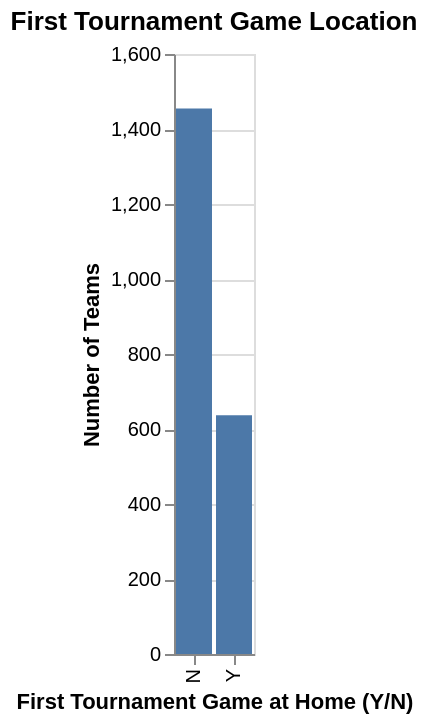

The code cell stored with this chart in its notebook:
### Code cell
# Calculate the relative proportion of each category
home_plot = alt.Chart(tidy_march_madness).mark_bar().encode(
    x=alt.X("first_game_at_home:N").title("First Tournament Game at Home (Y/N)"),
    y=alt.Y("count():Q").title("Number of Teams")
).properties(
    title="First Tournament Game Location")

# Display the bar chart
home_plot

### Figure 1 — Vega-Lite specification as saved in the notebook (floating-point values rounded to 4 significant figures; data arrays with more than 128 entries replaced by an {"elided": "..."} marker saying what was removed)
{"config": {"view": {"continuousWidth": 300, "continuousHeight": 300}}, "data": {"name": "data-f33d43a0f280fad63b0c9d8d4802ae8c"}, "mark": {"type": "bar"}, "encoding": {"x": {"field": "first_game_at_home", "title": "First Tournament Game at Home (Y/N)", "type": "nominal"}, "y": {"aggregate": "count", "title": "Number of Teams", "type": "quantitative"}}, "title": "First Tournament Game Location", "$schema": "https://vega.github.io/schema/vega-lite/v5.20.1.json", "datasets": {"data-f33d43a0f280fad63b0c9d8d4802ae8c": {"elided": "2092 records"}}}
